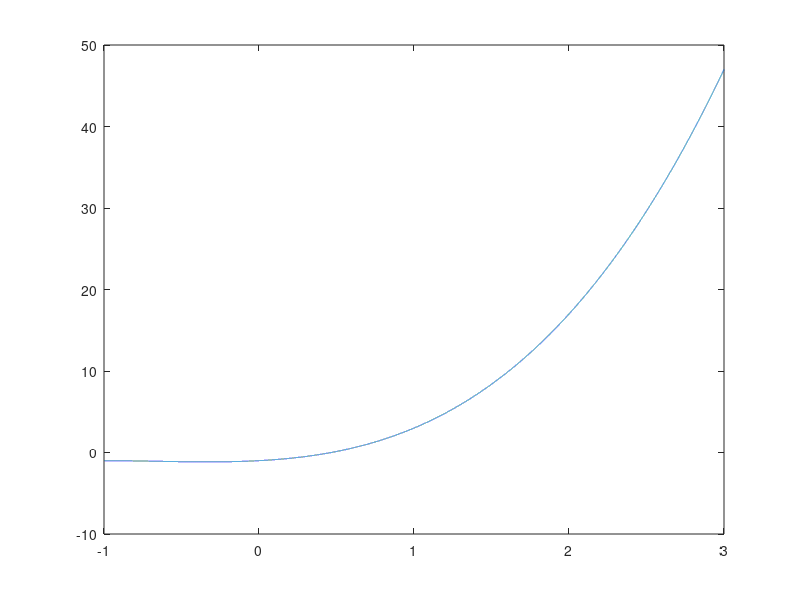

Write MATLAB code to recreate this figure.
x=-1:0.0001:3;
y= x.* x .* x + 2 .* x .* x + x -1;
plot(x, y);

% Метод дихотомии
f = inline('x.* x .* x + 2 .* x .* x + x -1');
eps = 0.01;
a = 0;
b = 3;
i = 0;
while abs(a - b) > eps
   c = (a + b) / 2; 
   if ((f(c) * f(a)) < 0) 
       b = c; 
   else
       a = c;
   end
   i = i + 1;
end
fprintf('Корень уравнения, посчитанный методом дихотомии = %f, \n', c);


% Метод простых итераций
x0 = 0.5; % начальное приближение 
N = 1000; 
 g= inline('-(x.* x .* x + 2 .* x .* x -1)')
x1 = g(x0);
for i = 1 : N 
    if (abs(x1 - x0) < eps)
        break
    end
    x0 = x1;
    x1 = g(x0);
end
fprintf('Корень уравнения, посчитанный методом простых итераций = %f, \n', x1);

% x.* x .* x + 2 .* x .* x + x -1
i
% Метод Ньютона
df = inline('3.*x.^2 + 4.*x + 1');
x = x0;
x0 = 0.5;
while abs(x - x0) > eps
 x0 = x;  
 x=x0-f(x0)./df(x0);
end

fprintf('Корень уравнения, посчитанный методом Ньютона = %f, \n', x);

